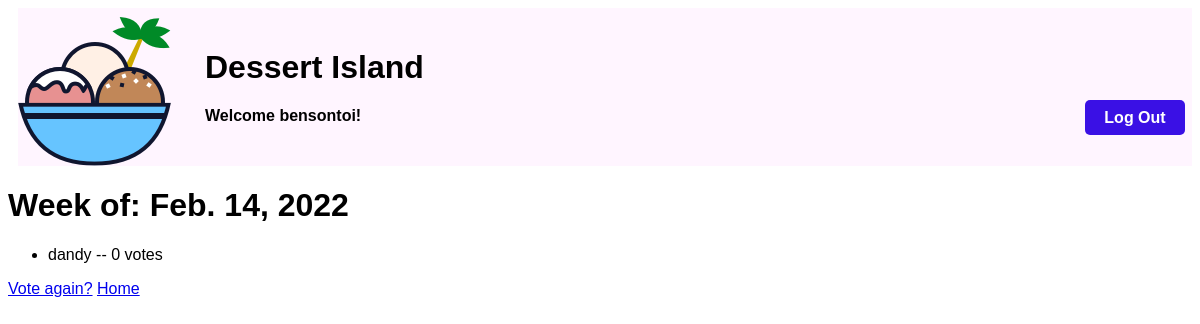
Screenshot of /polls/2/results/ (signed in) with the database file from the repository.
### weeklydessert/models.py (models this page shows, shortened)
class Week(models.Model):
    pub_date = models.DateTimeField("date published")
    def start_of_week(self):
        today = datetime.date.today()
        start_of_week = today + datetime.timedelta(days=-today.weekday(), weeks=1)
        return start_of_week

class Choice(models.Model):
    week = models.ForeignKey(Week, on_delete=models.CASCADE)
    dessert_choice = models.CharField(max_length=200)
    dessert_details = models.CharField(max_length=200)
    votes = models.IntegerField(default=0)

### weeklydessert/views.py (the view)
# urls.py: path("polls/<int:pk>/results/", views.ResultsView.as_view(), name="results"),
class ResultsView(LoginRequiredMixin,DetailView):
    model = Week
    template_name = "results.html"

### weeklydessert/templates/results.html
{% extends "header.html" %}
{% block content %}
<h1>Week of: {{ week.start_of_week }}</h1>
<ul>
{% for choice in week.choice_set.all %}
  <li>{{ choice.dessert_choice }} -- {{ choice.votes }} vote{{ choice.votes|pluralize }}</li>
{% endfor %}
</ul>
<a href="{% url 'detail' week.id %}">Vote again?</a>
<a href="{% url 'index' %}">Home</a>
{% endblock %}

### weeklydessert/templates/header.html (shortened to what this page needs)
{% load static %}
<link rel="stylesheet" type="text/css" href="{% static 'weeklydessert/header.css' %}">
<div class="header">
  <img src="{% static 'weeklydessert/Dessert.png' %}" >
	{% if user.username %}
        <a  class ='logout-button' href="{% url 'logout' %}">Log Out</a>
  {% endif %}
  <div class="header-content">
    <h1 class="header-title">Dessert Island</h1>
    {% if user.username %}
    <h4 class="header-greet">Welcome {{ user.username }}!</h4>
    {% endif %}
  </div>
</div>
{% block content%}
{% endblock %}

### weeklydessert/static/weeklydessert/header.css (style rules this page uses)
.header { display: flex; flex-direction: row; background-color: #FFF5FF; margin-left: 10px; }
.header-title { margin-bottom: 0; }
.header-content { display: flex; flex-direction: column; margin-left: 30px; align-items: center; justify-content: center; }
.header-greet { width: 100%; }
.logout-button { position: absolute; top: 100px; right: 15px; display: block; width: 80px; height: 15px; background: #3A10E5; padding: 10px; text-align: center; border-radius: 5px; color: white; font-weight: bold; line-height: 15px; text-decoration: none; }

### rows the page displays
Week: start_of_week "Feb. 14, 2022"
Choice: dessert_choice "dandy", votes "0"

### other values shown
{{ user.username }} "bensontoi"
